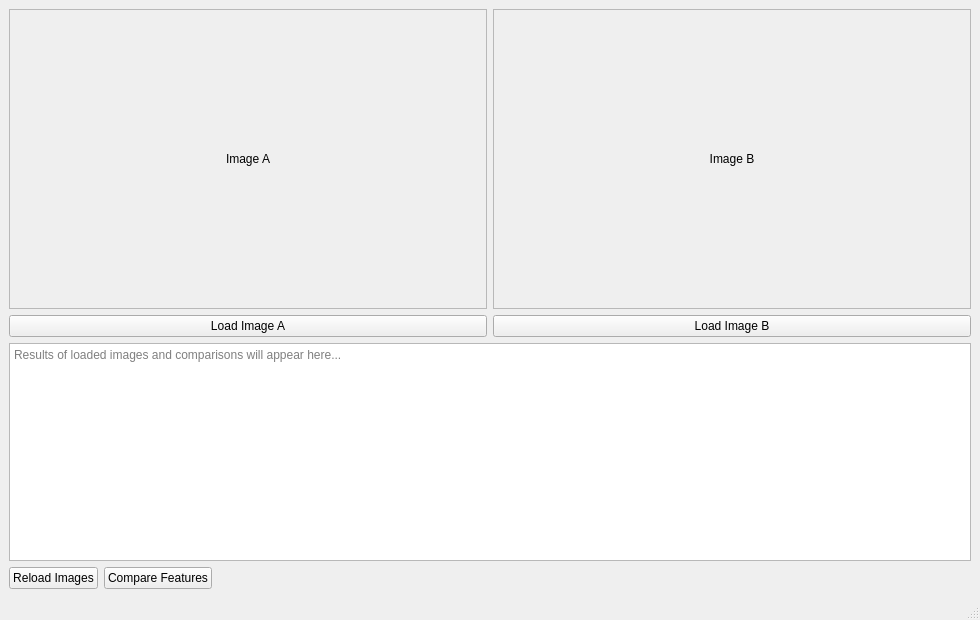
<?xml version="1.0" encoding="UTF-8"?>
<ui version="4.0">
 <class>MainWindow</class>
 <widget class="QMainWindow" name="MainWindow">
  <property name="geometry">
   <rect>
    <x>0</x>
    <y>0</y>
    <width>980</width>
    <height>620</height>
   </rect>
  </property>
  <property name="windowTitle">
   <string>ImageTools - Qt6 GUI</string>
  </property>

  <widget class="QWidget" name="centralwidget">
   <layout class="QVBoxLayout" name="verticalLayout">

    <!-- TOP SECTION: TWO IMAGE PANELS -->
    <item>
     <layout class="QHBoxLayout" name="imagePanels">

      <!-- LEFT IMAGE -->
      <item>
       <layout class="QVBoxLayout" name="leftImageLayout">
        <item>
         <widget class="QLabel" name="labelImageA">
          <property name="minimumSize">
           <size><width>400</width><height>300</height></size>
          </property>
          <property name="frameShape">
           <enum>QFrame::StyledPanel</enum>
          </property>
          <property name="alignment">
           <set>Qt::AlignCenter</set>
          </property>
          <property name="text">
           <string>Image A</string>
          </property>
         </widget>
        </item>
        <item>
         <widget class="QPushButton" name="btnLoadA">
          <property name="text">
           <string>Load Image A</string>
          </property>
         </widget>
        </item>
       </layout>
      </item>

      <!-- RIGHT IMAGE -->
      <item>
       <layout class="QVBoxLayout" name="rightImageLayout">
        <item>
         <widget class="QLabel" name="labelImageB">
          <property name="minimumSize">
           <size><width>400</width><height>300</height></size>
          </property>
          <property name="frameShape">
           <enum>QFrame::StyledPanel</enum>
          </property>
          <property name="alignment">
           <set>Qt::AlignCenter</set>
          </property>
          <property name="text">
           <string>Image B</string>
          </property>
         </widget>
        </item>
        <item>
         <widget class="QPushButton" name="btnLoadB">
          <property name="text">
           <string>Load Image B</string>
          </property>
         </widget>
        </item>
       </layout>
      </item>

     </layout>
    </item>

    <!-- RESULT PANEL -->
    <item>
     <widget class="QTextEdit" name="txtResults">
      <property name="minimumHeight">
       <number>120</number>
      </property>
      <property name="readOnly">
       <bool>true</bool>
      </property>
      <property name="placeholderText">
       <string>Results of loaded images and comparisons will appear here...</string>
      </property>
     </widget>
    </item>

    <!-- ACTION BUTTONS -->
    <item>
     <layout class="QHBoxLayout" name="bottomActions">

      <item>
       <widget class="QPushButton" name="btnReload">
        <property name="text">
         <string>Reload Images</string>
        </property>
       </widget>
      </item>

      <item>
       <widget class="QPushButton" name="btnCompareFeatures">
        <property name="text">
         <string>Compare Features</string>
        </property>
       </widget>
      </item>

      <item>
       <spacer name="horizontalSpacer">
        <property name="orientation">
         <enum>Qt::Horizontal</enum>
        </property>
        <property name="sizeHint">
         <size><width>40</width><height>20</height></size>
        </property>
       </spacer>
      </item>

     </layout>
    </item>

   </layout>
  </widget>

  <widget class="QMenuBar" name="menubar"/>
  <widget class="QStatusBar" name="statusbar"/>

 </widget>

 <resources/>
 <connections/>
</ui>
